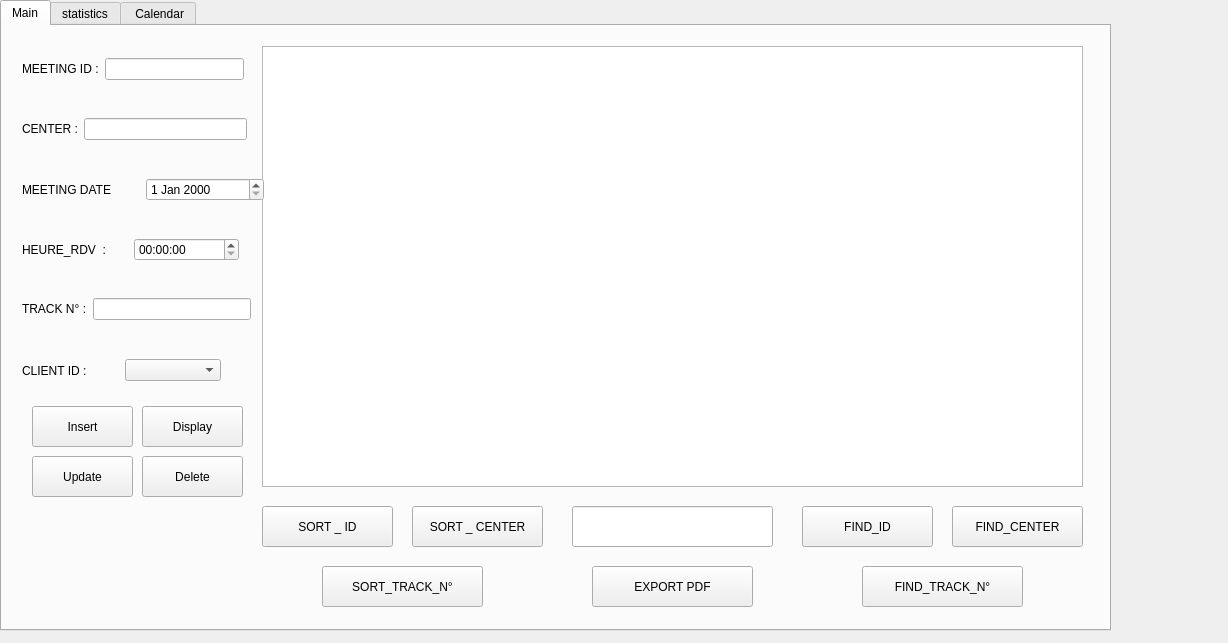
<?xml version="1.0" encoding="UTF-8"?>
<ui version="4.0">
 <class>AdminSchedule</class>
 <widget class="QWidget" name="AdminSchedule">
  <property name="geometry">
   <rect>
    <x>0</x>
    <y>0</y>
    <width>1228</width>
    <height>643</height>
   </rect>
  </property>
  <property name="windowTitle">
   <string>Form</string>
  </property>
  <property name="styleSheet">
   <string notr="true">*{
font-family:century gothic;
font-size:17px;
background:#333;

}


QPushButton
{
background:blue;
border-radius:15px;
}
QToolButton
{
background:blue;
border-radius:60px;
}
QTextEdit
{
bakcground:#333;
border-radius:60px;
}
QLabel
{
color:white;
}
QWidget
{
color:white;
}
QPushButton:hover
{
background:grey;
}
QLineEdit
{
background:transparent;
border:none;
color:white;
border-bottom:1px solid #717072;
}
QTableView
{
background:#333;
}
QHeaderView {
background:#333;
}
QTextBrowser {
font-family:century gothic;
font-size:30px;
}&lt;
</string>
  </property>
  <widget class="QTabWidget" name="tabWidget">
   <property name="geometry">
    <rect>
     <x>0</x>
     <y>0</y>
     <width>1111</width>
     <height>631</height>
    </rect>
   </property>
   <property name="styleSheet">
    <string notr="true"/>
   </property>
   <property name="currentIndex">
    <number>0</number>
   </property>
   <widget class="QWidget" name="tab">
    <attribute name="title">
     <string>Main</string>
    </attribute>
    <widget class="QPushButton" name="pushButton">
     <property name="geometry">
      <rect>
       <x>30</x>
       <y>380</y>
       <width>101</width>
       <height>41</height>
      </rect>
     </property>
     <property name="text">
      <string>Insert</string>
     </property>
    </widget>
    <widget class="QPushButton" name="pushButton_2">
     <property name="geometry">
      <rect>
       <x>30</x>
       <y>430</y>
       <width>101</width>
       <height>41</height>
      </rect>
     </property>
     <property name="text">
      <string>Update</string>
     </property>
    </widget>
    <widget class="QPushButton" name="pushButton_3">
     <property name="geometry">
      <rect>
       <x>140</x>
       <y>430</y>
       <width>101</width>
       <height>41</height>
      </rect>
     </property>
     <property name="text">
      <string>Delete</string>
     </property>
    </widget>
    <widget class="QPushButton" name="pushButton_4">
     <property name="geometry">
      <rect>
       <x>260</x>
       <y>480</y>
       <width>131</width>
       <height>41</height>
      </rect>
     </property>
     <property name="text">
      <string>SORT _ ID</string>
     </property>
    </widget>
    <widget class="QPushButton" name="pushButton_5">
     <property name="geometry">
      <rect>
       <x>410</x>
       <y>480</y>
       <width>131</width>
       <height>41</height>
      </rect>
     </property>
     <property name="text">
      <string>SORT _ CENTER</string>
     </property>
    </widget>
    <widget class="QPushButton" name="pushButton_6">
     <property name="geometry">
      <rect>
       <x>800</x>
       <y>480</y>
       <width>131</width>
       <height>41</height>
      </rect>
     </property>
     <property name="text">
      <string>FIND_ID</string>
     </property>
    </widget>
    <widget class="QLineEdit" name="lineEdit_recherche">
     <property name="geometry">
      <rect>
       <x>570</x>
       <y>480</y>
       <width>201</width>
       <height>41</height>
      </rect>
     </property>
    </widget>
    <widget class="QPushButton" name="pushButton_7">
     <property name="geometry">
      <rect>
       <x>590</x>
       <y>540</y>
       <width>161</width>
       <height>41</height>
      </rect>
     </property>
     <property name="text">
      <string>EXPORT PDF</string>
     </property>
    </widget>
    <widget class="QTableView" name="tableView">
     <property name="geometry">
      <rect>
       <x>260</x>
       <y>20</y>
       <width>821</width>
       <height>441</height>
      </rect>
     </property>
     <property name="sizeAdjustPolicy">
      <enum>QAbstractScrollArea::AdjustToContentsOnFirstShow</enum>
     </property>
    </widget>
    <widget class="QPushButton" name="pushButton_8">
     <property name="geometry">
      <rect>
       <x>140</x>
       <y>380</y>
       <width>101</width>
       <height>41</height>
      </rect>
     </property>
     <property name="text">
      <string>Display</string>
     </property>
    </widget>
    <widget class="QPushButton" name="pushButton_10">
     <property name="geometry">
      <rect>
       <x>950</x>
       <y>480</y>
       <width>131</width>
       <height>41</height>
      </rect>
     </property>
     <property name="text">
      <string>FIND_CENTER</string>
     </property>
    </widget>
    <widget class="QPushButton" name="pushButton_11">
     <property name="geometry">
      <rect>
       <x>320</x>
       <y>540</y>
       <width>161</width>
       <height>41</height>
      </rect>
     </property>
     <property name="text">
      <string>SORT_TRACK_N°</string>
     </property>
    </widget>
    <widget class="QPushButton" name="pushButton_12">
     <property name="geometry">
      <rect>
       <x>860</x>
       <y>540</y>
       <width>161</width>
       <height>41</height>
      </rect>
     </property>
     <property name="text">
      <string>FIND_TRACK_N°</string>
     </property>
    </widget>
    <widget class="QWidget" name="">
     <property name="geometry">
      <rect>
       <x>20</x>
       <y>330</y>
       <width>199</width>
       <height>29</height>
      </rect>
     </property>
     <layout class="QHBoxLayout" name="horizontalLayout">
      <item>
       <widget class="QLabel" name="label_6">
        <property name="text">
         <string>CLIENT ID :</string>
        </property>
       </widget>
      </item>
      <item>
       <widget class="QComboBox" name="comboBox"/>
      </item>
     </layout>
    </widget>
    <widget class="QWidget" name="">
     <property name="geometry">
      <rect>
       <x>20</x>
       <y>270</y>
       <width>229</width>
       <height>26</height>
      </rect>
     </property>
     <layout class="QHBoxLayout" name="horizontalLayout_2">
      <item>
       <widget class="QLabel" name="label_5">
        <property name="text">
         <string>TRACK N° :</string>
        </property>
       </widget>
      </item>
      <item>
       <widget class="QLineEdit" name="lineEdit_piste"/>
      </item>
     </layout>
    </widget>
    <widget class="QWidget" name="">
     <property name="geometry">
      <rect>
       <x>20</x>
       <y>210</y>
       <width>217</width>
       <height>27</height>
      </rect>
     </property>
     <layout class="QHBoxLayout" name="horizontalLayout_3">
      <item>
       <widget class="QLabel" name="label_4">
        <property name="text">
         <string>HEURE_RDV  :</string>
        </property>
       </widget>
      </item>
      <item>
       <widget class="QTimeEdit" name="timeEdit"/>
      </item>
     </layout>
    </widget>
    <widget class="QWidget" name="">
     <property name="geometry">
      <rect>
       <x>20</x>
       <y>150</y>
       <width>242</width>
       <height>27</height>
      </rect>
     </property>
     <layout class="QHBoxLayout" name="horizontalLayout_4">
      <item>
       <widget class="QLabel" name="label_3">
        <property name="text">
         <string>MEETING DATE</string>
        </property>
       </widget>
      </item>
      <item>
       <widget class="QDateEdit" name="dateEdit"/>
      </item>
     </layout>
    </widget>
    <widget class="QWidget" name="">
     <property name="geometry">
      <rect>
       <x>20</x>
       <y>90</y>
       <width>225</width>
       <height>26</height>
      </rect>
     </property>
     <layout class="QHBoxLayout" name="horizontalLayout_5">
      <item>
       <widget class="QLabel" name="label_2">
        <property name="text">
         <string>CENTER :</string>
        </property>
       </widget>
      </item>
      <item>
       <widget class="QLineEdit" name="lineEdit_centre"/>
      </item>
     </layout>
    </widget>
    <widget class="QWidget" name="">
     <property name="geometry">
      <rect>
       <x>20</x>
       <y>30</y>
       <width>222</width>
       <height>26</height>
      </rect>
     </property>
     <layout class="QHBoxLayout" name="horizontalLayout_6">
      <item>
       <widget class="QLabel" name="label">
        <property name="text">
         <string>MEETING ID :</string>
        </property>
       </widget>
      </item>
      <item>
       <widget class="QLineEdit" name="lineEdit_id"/>
      </item>
     </layout>
    </widget>
   </widget>
   <widget class="QWidget" name="tab_2">
    <attribute name="title">
     <string>statistics</string>
    </attribute>
    <widget class="QCustomPlot" name="plot" native="true">
     <property name="geometry">
      <rect>
       <x>0</x>
       <y>0</y>
       <width>1111</width>
       <height>601</height>
      </rect>
     </property>
    </widget>
   </widget>
   <widget class="QWidget" name="calendar">
    <attribute name="title">
     <string> Calendar</string>
    </attribute>
    <widget class="QCalendarWidget" name="calendarWidget">
     <property name="geometry">
      <rect>
       <x>0</x>
       <y>0</y>
       <width>1111</width>
       <height>601</height>
      </rect>
     </property>
     <property name="styleSheet">
      <string notr="true"/>
     </property>
    </widget>
   </widget>
  </widget>
 </widget>
 <customwidgets>
  <customwidget>
   <class>QCustomPlot</class>
   <extends>QWidget</extends>
   <header>qcustomplot.h</header>
   <container>1</container>
  </customwidget>
 </customwidgets>
 <resources/>
 <connections/>
</ui>
